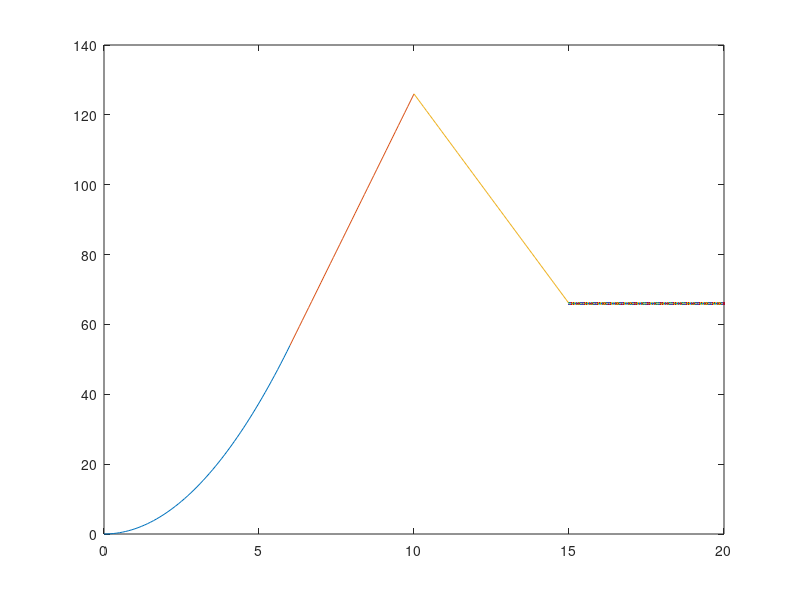

Source code (MATLAB):
x=0:0.1:6;
y1=1.5*x.^2;
plot(x,y1);
hold on 
x=6:0.1:10;
y2=-54+18*x;
plot(x,y2);
hold on 
x=10:0.1:15;
y3=120+126-12*x;
plot(x,y3);
hold on 
x=15:0.01:20;
y4=66;
plot(x,y4)